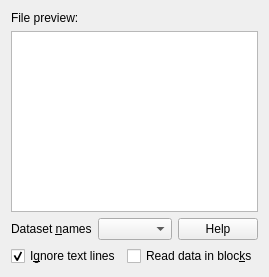
<?xml version="1.0" encoding="UTF-8"?>
<ui version="4.0">
 <class>standardtab</class>
 <widget class="QWidget" name="standardtab">
  <property name="geometry">
   <rect>
    <x>0</x>
    <y>0</y>
    <width>265</width>
    <height>277</height>
   </rect>
  </property>
  <layout class="QVBoxLayout" name="verticalLayout_5">
   <item>
    <widget class="QLabel" name="label_7">
     <property name="text">
      <string>File preview:</string>
     </property>
    </widget>
   </item>
   <item>
    <widget class="QTextEdit" name="previewedit">
     <property name="lineWrapMode">
      <enum>QTextEdit::NoWrap</enum>
     </property>
     <property name="readOnly">
      <bool>true</bool>
     </property>
    </widget>
   </item>
   <item>
    <layout class="QHBoxLayout">
     <property name="spacing">
      <number>6</number>
     </property>
     <property name="margin">
      <number>0</number>
     </property>
     <item>
      <widget class="QLabel" name="label_2">
       <property name="text">
        <string>Dataset &amp;names</string>
       </property>
       <property name="buddy">
        <cstring>descriptoredit</cstring>
       </property>
      </widget>
     </item>
     <item>
      <widget class="HistoryCombo" name="descriptoredit">
       <property name="toolTip">
        <string>The import descriptor, consisting of the dataset names used during import, e.g. &quot;x y&quot; or &quot;a[:]&quot;</string>
       </property>
      </widget>
     </item>
     <item>
      <widget class="QPushButton" name="helpbutton">
       <property name="text">
        <string>Help</string>
       </property>
      </widget>
     </item>
    </layout>
   </item>
   <item>
    <layout class="QHBoxLayout" name="horizontalLayout_2">
     <item>
      <widget class="HistoryCheck" name="ignoretextcheckbox">
       <property name="sizePolicy">
        <sizepolicy hsizetype="Expanding" vsizetype="Fixed">
         <horstretch>0</horstretch>
         <verstretch>0</verstretch>
        </sizepolicy>
       </property>
       <property name="toolTip">
        <string>&lt;html&gt;&lt;head/&gt;&lt;body&gt;&lt;p&gt;Ignores lines consisting of text when importing the data. This option only works if a list of datasets is given.&lt;/p&gt;&lt;/body&gt;&lt;/html&gt;</string>
       </property>
       <property name="text">
        <string>I&amp;gnore text lines</string>
       </property>
       <property name="checked">
        <bool>true</bool>
       </property>
      </widget>
     </item>
     <item>
      <widget class="HistoryCheck" name="blockcheckbox">
       <property name="sizePolicy">
        <sizepolicy hsizetype="Expanding" vsizetype="Fixed">
         <horstretch>0</horstretch>
         <verstretch>0</verstretch>
        </sizepolicy>
       </property>
       <property name="toolTip">
        <string>If this is selected, blank lines or the word &quot;no&quot; are used to separate the file into blocks. An underscore followed by the block number is added to the dataset names</string>
       </property>
       <property name="text">
        <string>Read data in bloc&amp;ks</string>
       </property>
      </widget>
     </item>
    </layout>
   </item>
  </layout>
 </widget>
 <customwidgets>
  <customwidget>
   <class>HistoryCombo</class>
   <extends>QComboBox</extends>
   <header>historycombo.h</header>
  </customwidget>
  <customwidget>
   <class>HistoryCheck</class>
   <extends>QCheckBox</extends>
   <header>historycheck.h</header>
  </customwidget>
 </customwidgets>
 <resources/>
 <connections/>
</ui>
